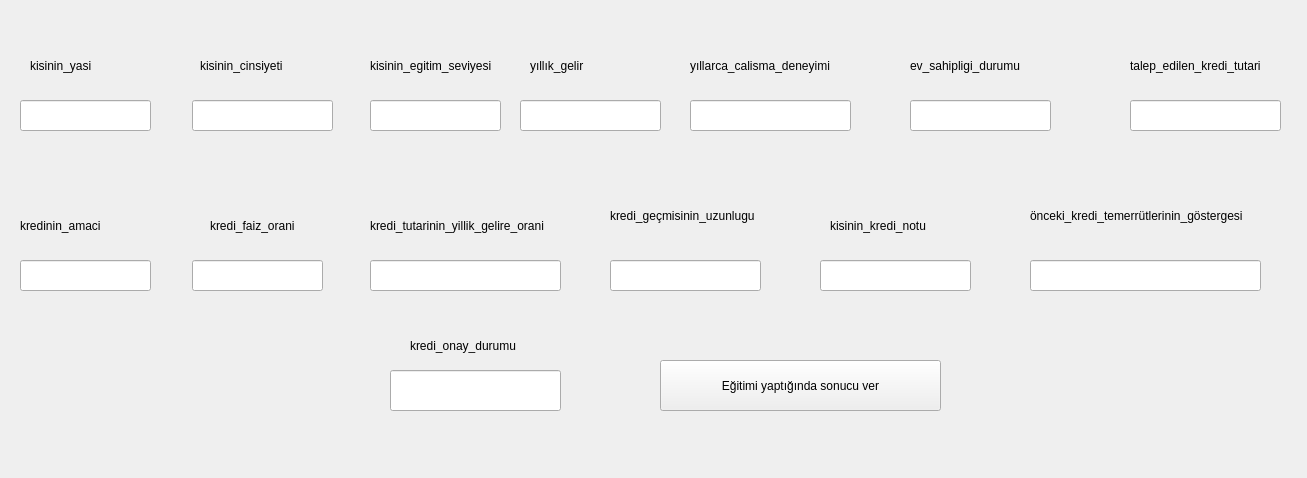
<?xml version="1.0" encoding="UTF-8"?>
<ui version="4.0">
 <class>Form</class>
 <widget class="QWidget" name="Form">
  <property name="geometry">
   <rect>
    <x>0</x>
    <y>0</y>
    <width>1307</width>
    <height>478</height>
   </rect>
  </property>
  <property name="windowTitle">
   <string>Form</string>
  </property>
  <widget class="QLineEdit" name="lineEditYas">
   <property name="geometry">
    <rect>
     <x>20</x>
     <y>100</y>
     <width>131</width>
     <height>31</height>
    </rect>
   </property>
  </widget>
  <widget class="QLineEdit" name="lineEditCinsiyet">
   <property name="geometry">
    <rect>
     <x>192</x>
     <y>100</y>
     <width>141</width>
     <height>31</height>
    </rect>
   </property>
  </widget>
  <widget class="QLineEdit" name="lineEditEgitimSeviye">
   <property name="geometry">
    <rect>
     <x>370</x>
     <y>100</y>
     <width>131</width>
     <height>31</height>
    </rect>
   </property>
  </widget>
  <widget class="QLineEdit" name="lineEditYillikGelir">
   <property name="geometry">
    <rect>
     <x>520</x>
     <y>100</y>
     <width>141</width>
     <height>31</height>
    </rect>
   </property>
  </widget>
  <widget class="QLineEdit" name="lineEditDeneyim">
   <property name="geometry">
    <rect>
     <x>690</x>
     <y>100</y>
     <width>161</width>
     <height>31</height>
    </rect>
   </property>
  </widget>
  <widget class="QLineEdit" name="lineEditEvDurumu">
   <property name="geometry">
    <rect>
     <x>910</x>
     <y>100</y>
     <width>141</width>
     <height>31</height>
    </rect>
   </property>
  </widget>
  <widget class="QLineEdit" name="lineEditKrediTutari">
   <property name="geometry">
    <rect>
     <x>1130</x>
     <y>100</y>
     <width>151</width>
     <height>31</height>
    </rect>
   </property>
  </widget>
  <widget class="QLineEdit" name="lineEditKrediAmaci">
   <property name="geometry">
    <rect>
     <x>20</x>
     <y>260</y>
     <width>131</width>
     <height>31</height>
    </rect>
   </property>
  </widget>
  <widget class="QLineEdit" name="lineEditKrediAmaci_2">
   <property name="geometry">
    <rect>
     <x>192</x>
     <y>260</y>
     <width>131</width>
     <height>31</height>
    </rect>
   </property>
  </widget>
  <widget class="QLineEdit" name="lineEditKrediYillikGelir">
   <property name="geometry">
    <rect>
     <x>370</x>
     <y>260</y>
     <width>191</width>
     <height>31</height>
    </rect>
   </property>
  </widget>
  <widget class="QLineEdit" name="lineEditKrediGecmisi">
   <property name="geometry">
    <rect>
     <x>610</x>
     <y>260</y>
     <width>151</width>
     <height>31</height>
    </rect>
   </property>
  </widget>
  <widget class="QLineEdit" name="lineEditKrediNot">
   <property name="geometry">
    <rect>
     <x>820</x>
     <y>260</y>
     <width>151</width>
     <height>31</height>
    </rect>
   </property>
  </widget>
  <widget class="QLineEdit" name="lineEditOncekiKredi">
   <property name="geometry">
    <rect>
     <x>1030</x>
     <y>260</y>
     <width>231</width>
     <height>31</height>
    </rect>
   </property>
  </widget>
  <widget class="QLineEdit" name="lineEditKrediOnayi">
   <property name="geometry">
    <rect>
     <x>390</x>
     <y>370</y>
     <width>171</width>
     <height>41</height>
    </rect>
   </property>
  </widget>
  <widget class="QLabel" name="label">
   <property name="geometry">
    <rect>
     <x>30</x>
     <y>50</y>
     <width>91</width>
     <height>31</height>
    </rect>
   </property>
   <property name="text">
    <string>kisinin_yasi</string>
   </property>
  </widget>
  <widget class="QLabel" name="label_2">
   <property name="geometry">
    <rect>
     <x>200</x>
     <y>50</y>
     <width>111</width>
     <height>31</height>
    </rect>
   </property>
   <property name="text">
    <string>kisinin_cinsiyeti</string>
   </property>
  </widget>
  <widget class="QLabel" name="label_3">
   <property name="geometry">
    <rect>
     <x>370</x>
     <y>50</y>
     <width>141</width>
     <height>31</height>
    </rect>
   </property>
   <property name="text">
    <string>kisinin_egitim_seviyesi</string>
   </property>
  </widget>
  <widget class="QLabel" name="label_4">
   <property name="geometry">
    <rect>
     <x>690</x>
     <y>50</y>
     <width>161</width>
     <height>31</height>
    </rect>
   </property>
   <property name="text">
    <string>yıllarca_calisma_deneyimi</string>
   </property>
  </widget>
  <widget class="QLabel" name="label_5">
   <property name="geometry">
    <rect>
     <x>530</x>
     <y>50</y>
     <width>81</width>
     <height>31</height>
    </rect>
   </property>
   <property name="text">
    <string>yıllık_gelir</string>
   </property>
  </widget>
  <widget class="QLabel" name="label_6">
   <property name="geometry">
    <rect>
     <x>910</x>
     <y>50</y>
     <width>131</width>
     <height>31</height>
    </rect>
   </property>
   <property name="text">
    <string>ev_sahipligi_durumu</string>
   </property>
  </widget>
  <widget class="QLabel" name="label_7">
   <property name="geometry">
    <rect>
     <x>1130</x>
     <y>50</y>
     <width>161</width>
     <height>31</height>
    </rect>
   </property>
   <property name="text">
    <string>talep_edilen_kredi_tutari</string>
   </property>
  </widget>
  <widget class="QLabel" name="label_8">
   <property name="geometry">
    <rect>
     <x>410</x>
     <y>330</y>
     <width>171</width>
     <height>31</height>
    </rect>
   </property>
   <property name="text">
    <string>kredi_onay_durumu</string>
   </property>
  </widget>
  <widget class="QLabel" name="label_9">
   <property name="geometry">
    <rect>
     <x>1030</x>
     <y>200</y>
     <width>241</width>
     <height>31</height>
    </rect>
   </property>
   <property name="text">
    <string>önceki_kredi_temerrütlerinin_göstergesi</string>
   </property>
  </widget>
  <widget class="QLabel" name="label_10">
   <property name="geometry">
    <rect>
     <x>830</x>
     <y>210</y>
     <width>111</width>
     <height>31</height>
    </rect>
   </property>
   <property name="text">
    <string>kisinin_kredi_notu</string>
   </property>
  </widget>
  <widget class="QLabel" name="label_11">
   <property name="geometry">
    <rect>
     <x>610</x>
     <y>200</y>
     <width>171</width>
     <height>31</height>
    </rect>
   </property>
   <property name="text">
    <string>kredi_geçmisinin_uzunlugu</string>
   </property>
  </widget>
  <widget class="QLabel" name="label_12">
   <property name="geometry">
    <rect>
     <x>370</x>
     <y>210</y>
     <width>201</width>
     <height>31</height>
    </rect>
   </property>
   <property name="text">
    <string>kredi_tutarinin_yillik_gelire_orani</string>
   </property>
  </widget>
  <widget class="QLabel" name="label_13">
   <property name="geometry">
    <rect>
     <x>210</x>
     <y>210</y>
     <width>111</width>
     <height>31</height>
    </rect>
   </property>
   <property name="text">
    <string>kredi_faiz_orani</string>
   </property>
  </widget>
  <widget class="QLabel" name="label_14">
   <property name="geometry">
    <rect>
     <x>20</x>
     <y>210</y>
     <width>111</width>
     <height>31</height>
    </rect>
   </property>
   <property name="text">
    <string>kredinin_amaci</string>
   </property>
  </widget>
  <widget class="QPushButton" name="pushButtonSonuc">
   <property name="geometry">
    <rect>
     <x>660</x>
     <y>360</y>
     <width>281</width>
     <height>51</height>
    </rect>
   </property>
   <property name="text">
    <string>Eğitimi yaptığında sonucu ver</string>
   </property>
  </widget>
 </widget>
 <resources/>
 <connections/>
</ui>
